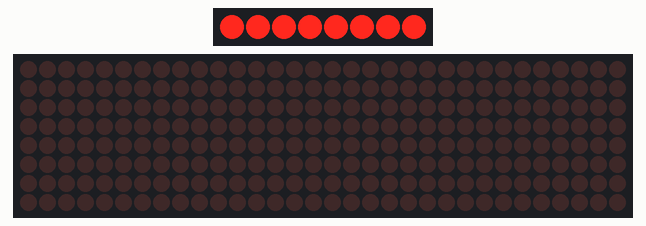
Recording of a sketch running on a simulated Arduino Uno, built with avr-gcc and run on an emulated ATmega328P. Parts: 8 shift-register outputs drawn as a row of LEDs (first output left, lit = HIGH), 32×8 LED matrix. Wiring (inferred from the names in the program): 4 × MAX7219 LED driver (orientation assumed): data pin 4; clock pin 3; CS pin 2; shift register (74HC595): data pin 5; shift clock pin 7; latch pin 6. Wiring (inferred from the signals the program sends): row of LEDs: on Q0, Q1, Q2, Q3, Q4, Q5, Q6, Q7.

Above: at 0.1 s.
At 7.31 s:
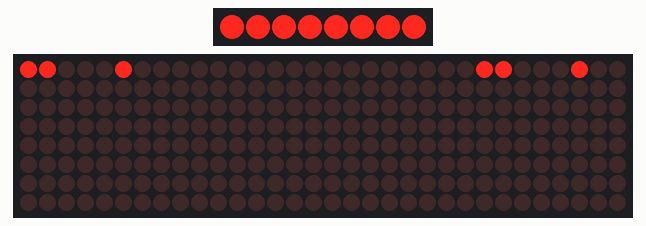
At 14.59 s:
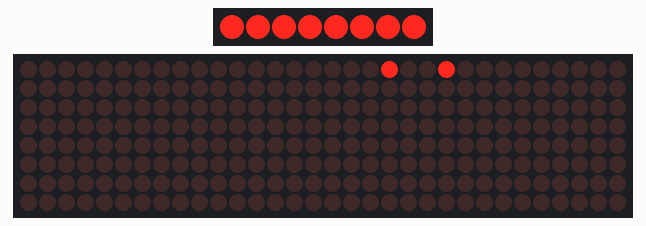
At 21.51 s:
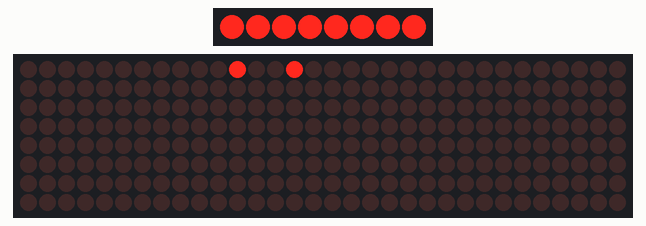
At 27.71 s:
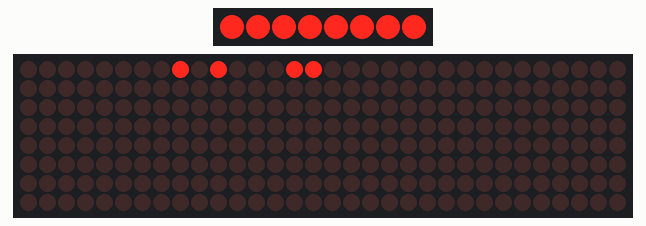
At 38.21 s:
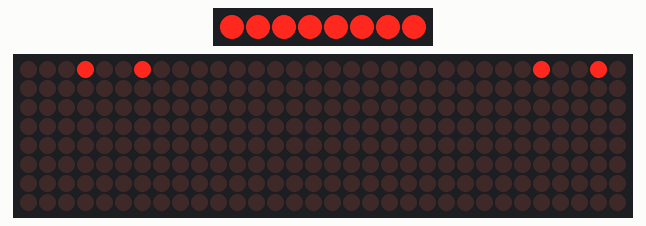

The sketch:

LEDchaser.ino
```cpp
// Message and scroll speed
char msg[] = " Electronics Workshop 2025 "; // Add trailing space
int scrollspeed = 5; // Lower = faster scroll

// Shift register pins for columns
int clockPin1 = 3;
int latchPin1 = 2;
int dataPin1 = 4;

// Shift register pins for rows
int clockPin2 = 7;
int latchPin2 = 6;
int dataPin2 = 5;

// Display buffer: 8 rows x 6 zones (6 x 8 columns = 48 columns)
byte bitmap[8][6];

int numZones = sizeof(bitmap[0]);  // 6 zones (48 columns)
int maxZoneIndex = numZones - 1;
int numCols = numZones * 8;

// 5x8 font: standard ASCII subset (A-Z, a-z, 0-9, space)
byte font[][5] = {
  {0,0,0,0,0},        // space
  {0x7E,0x11,0x11,0x11,0x7E}, // A
  {0x7F,0x49,0x49,0x49,0x36}, // B
  {0x3E,0x41,0x41,0x41,0x22}, // C
  {0x7F,0x41,0x41,0x22,0x1C}, // D
  {0x7F,0x49,0x49,0x49,0x41}, // E
  {0x7F,0x48,0x48,0x48,0x40}, // F
  {0x3E,0x41,0x49,0x49,0x2E}, // G
  {0x7F,0x08,0x08,0x08,0x7F}, // H
  {0x00,0x41,0x7F,0x41,0x00}, // I
  {0x02,0x01,0x01,0x01,0x7E}, // J
  {0x7F,0x08,0x14,0x22,0x41}, // K
  {0x7F,0x01,0x01,0x01,0x01}, // L
  {0x7F,0x20,0x10,0x20,0x7F}, // M
  {0x7F,0x10,0x08,0x04,0x7F}, // N
  {0x3E,0x41,0x41,0x41,0x3E}, // O
  {0x7F,0x48,0x48,0x48,0x30}, // P
  {0x3E,0x41,0x45,0x42,0x3D}, // Q
  {0x7F,0x48,0x4C,0x4A,0x31}, // R
  {0x32,0x49,0x49,0x49,0x26}, // S
  {0x40,0x40,0x7F,0x40,0x40}, // T
  {0x7E,0x01,0x01,0x01,0x7E}, // U
  {0x7C,0x02,0x01,0x02,0x7C}, // V
  {0x7E,0x01,0x06,0x01,0x7E}, // W
  {0x63,0x14,0x08,0x14,0x63}, // X
  {0x70,0x08,0x07,0x08,0x70}, // Y
  {0x43,0x45,0x49,0x51,0x61}, // Z
  {0x20,0x54,0x54,0x54,0x78}, // a
  {0x7F,0x48,0x48,0x48,0x30}, // b
  {0x38,0x44,0x44,0x44,0x28}, // c
  {0x30,0x48,0x48,0x48,0x7F}, // d
  {0x38,0x54,0x54,0x54,0x18}, // e
  {0x08,0x7E,0x09,0x01,0x02}, // f
  {0x0C,0x52,0x52,0x52,0x3E}, // g
  {0x7F,0x08,0x08,0x08,0x70}, // h
  {0x00,0x48,0x7A,0x40,0x00}, // i
  {0x20,0x40,0x40,0x3D,0x00}, // j
  {0x7F,0x10,0x28,0x44,0x00}, // k
  {0x00,0x41,0x7F,0x40,0x00}, // l
  {0x7C,0x04,0x18,0x04,0x78}, // m
  {0x7C,0x08,0x04,0x04,0x78}, // n
  {0x38,0x44,0x44,0x44,0x38}, // o
  {0x7C,0x14,0x14,0x14,0x08}, // p
  {0x08,0x14,0x14,0x18,0x7C}, // q
  {0x7C,0x08,0x04,0x04,0x08}, // r
  {0x48,0x54,0x54,0x54,0x24}, // s
  {0x04,0x3F,0x44,0x40,0x20}, // t
  {0x3C,0x40,0x40,0x20,0x7C}, // u
  {0x1C,0x20,0x40,0x20,0x1C}, // v
  {0x3C,0x40,0x30,0x40,0x3C}, // w
  {0x44,0x28,0x10,0x28,0x44}, // x
  {0x0C,0x50,0x50,0x50,0x3C}, // y
  {0x44,0x64,0x54,0x4C,0x44}, // z
  {0x3E,0x45,0x49,0x51,0x3E}, // 0
  {0x00,0x42,0x7F,0x40,0x00}, // 1
  {0x62,0x51,0x49,0x49,0x46}, // 2
  {0x22,0x41,0x49,0x49,0x36}, // 3
  {0x18,0x14,0x12,0x7F,0x10}, // 4
  {0x2F,0x49,0x49,0x49,0x31}, // 5
  {0x3E,0x49,0x49,0x49,0x30}, // 6
  {0x01,0x71,0x09,0x05,0x03}, // 7
  {0x36,0x49,0x49,0x49,0x36}, // 8
  {0x06,0x49,0x49,0x49,0x3E}  // 9
};

int getCharIndex(char c) {
  if (c == ' ') return 0;
  if (c >= 'A' && c <= 'Z') return (c - 'A') + 1;
  if (c >= 'a' && c <= 'z') return (c - 'a') + 27;
  if (c >= '0' && c <= '9') return (c - '0') + 53;
  return 0;
}

void setup() {
  pinMode(latchPin1, OUTPUT); pinMode(clockPin1, OUTPUT); pinMode(dataPin1, OUTPUT);
  pinMode(latchPin2, OUTPUT); pinMode(clockPin2, OUTPUT); pinMode(dataPin2, OUTPUT);

  // Clear bitmap
  for (int r = 0; r < 8; r++) for (int z = 0; z <= maxZoneIndex; z++) bitmap[r][z] = 0;
}

void RefreshDisplay() {
  for (int row = 0; row < 8; row++) {
    byte rowbit = 1 << row;
    digitalWrite(latchPin2, LOW);
    shiftOut(dataPin2, clockPin2, MSBFIRST, rowbit); // Select row

    digitalWrite(latchPin1, LOW);
    for (int zone = maxZoneIndex; zone >= 0; zone--) {
      shiftOut(dataPin1, clockPin1, MSBFIRST, bitmap[row][zone]);
    }
    digitalWrite(latchPin1, HIGH);
    digitalWrite(latchPin2, HIGH);

    delayMicroseconds(300); // Adjust for brightness
  }
}

void Plot(int col, int row, bool isOn) {
  int zone = col / 8;
  int colBitIndex = col % 8;
  byte colBit = 1 << colBitIndex;
  if (isOn)
    bitmap[row][zone] |= colBit;
  else
    bitmap[row][zone] &= ~colBit;
}

void XProcess() {
  int msgLength = strlen(msg);
  for (int charIndex = 0; charIndex < msgLength; charIndex++) {
    int index = getCharIndex(msg[charIndex]);

    for (int col = 0; col < 7; col++) {
      for (int row = 0; row < 8; row++) {
        bool isOn = false;
        if (col < 5)
          isOn = bitRead(font[index][col], row);
        Plot(numCols - 1, row, isOn);
      }

      for (int refresh = 0; refresh < scrollspeed; refresh++)
        RefreshDisplay();

      for (int row = 0; row < 8; row++) {
        for (int zone = 0; zone < numZones; zone++) {
          bitmap[row][zone] >>= 1;
          if (zone < maxZoneIndex)
            bitWrite(bitmap[row][zone], 7, bitRead(bitmap[row][zone + 1], 0));
        }
      }
    }
  }
}

void loop() {
  XProcess();
}
```
